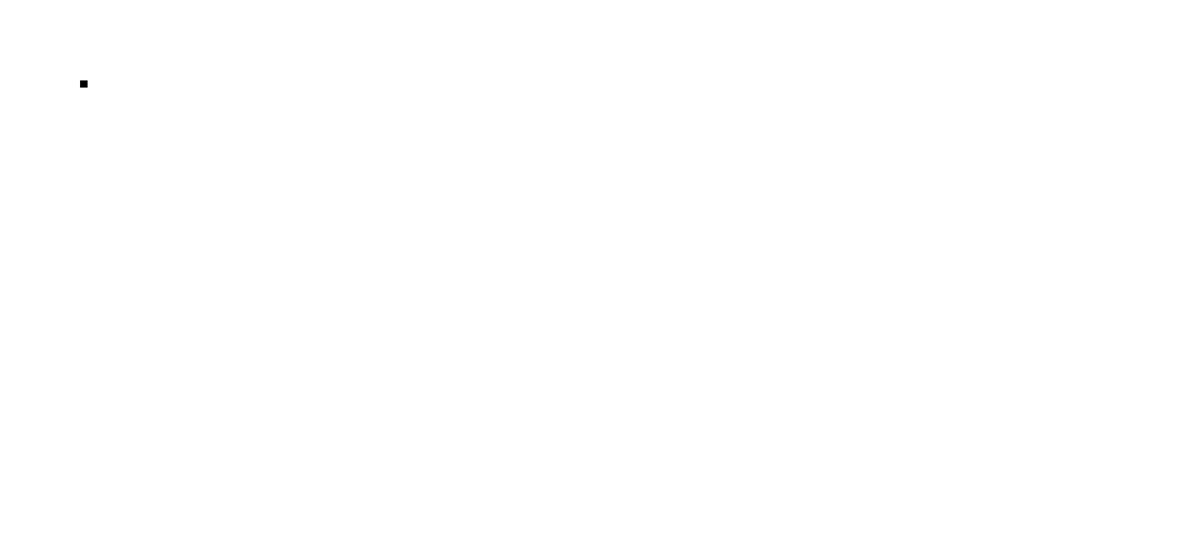
Frame 1 (no input)
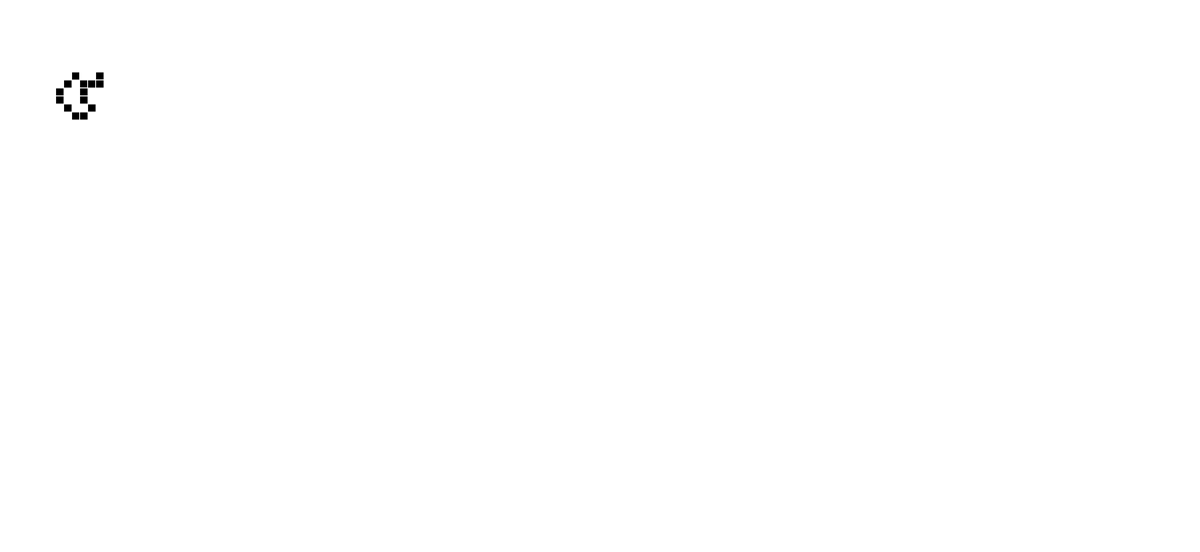
Frame 60 (no input)
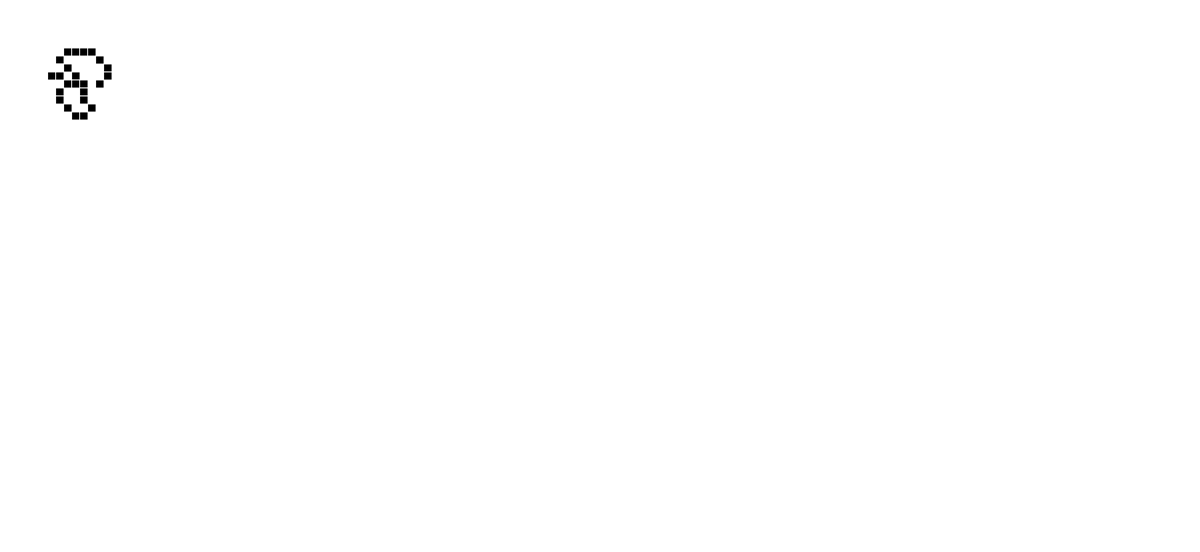
Frame 120 (the mouse pressed at the canvas centre since frame 60)

The p5.js sketch that drew these frames (run headless with seeded random() and noise() and a simulated clock; from frame 60 on, the mouse is pressed at the canvas centre):

// p5.js sketch
// ── sketch.js
function create2DArray(cols, rows) {
    let arr = new Array(cols)
    for (let i = 0; i < cols; i++) {
        arr[i] = new Array(rows)
    }

    return arr
}


let cols
let rows
let grid
let resolution = 10

let state = 0

let prevX
let prevY

let x
let y

function setup() {
    createCanvas(1500, 690)

    cols = width / resolution
    rows = width / resolution

    grid = create2DArray(cols, rows)

    for (let i = 0; i < cols; i++) {
        for (let j = 0; j < rows; j++) {
            grid[i][j] = 0
        }
    }

    x = 10
    y = 10
}

function draw() {
    background('#fff')

    if (grid[x][y] == 0) {
        grid[x][y] = 1
        switch (state) {
            case 0:
                state = 1
                x += 1
                break
            case 1:
                state = 2
                y += 1
                break
            case 2:
                state = 3
                x -= 1
                break
            case 3:
                state = 0
                y -= 1
                break
        }
    }
    else {
        grid[x][y] = 0
        prevX = x
        prevY = y

        switch (state) {
            case 0:
                state = 3
                x -= 1
                break
            case 1:
                state = 0
                y -= 1
                break
            case 2:
                state = 1
                x += 1
                break
            case 3:
                state = 2
                y += 1
                break
        }
    }
    if (x >= cols) x = 0
    if (y >= rows) y = 0
    if (x < 0) x = cols - 1
    if (y < 0) y = rows - 1

    for (let i = 0; i < cols; i++) {
        for (let j = 0; j < rows; j++) {
            let recx = i * resolution
            let recy = j * resolution

            if (grid[i][j] == 1) {
                fill(0)
                stroke(255)
                rect(recx, recy, resolution, resolution)
            }
            else if (i == prevX && j == prevY) {
                fill(255)
                rect(recx, recy, resolution, resolution)
            }
        }
    }
}
